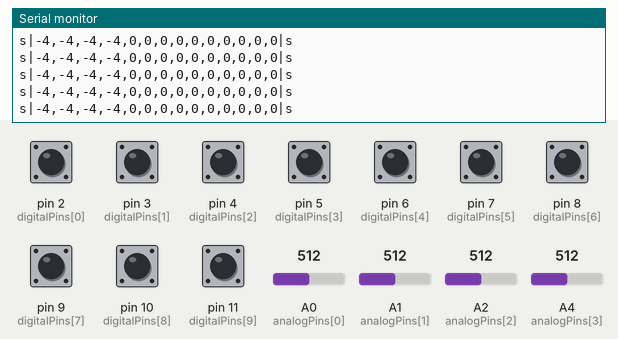
A sketch run on a simulated Arduino Uno, built with avr-gcc and run on an emulated ATmega328P. On the bench: the last lines printed to the serial monitor. The test bench sets the inputs (shaded band); at power-on: pin 2 (digitalPins[0]), pin 3 (digitalPins[1]), pin 4 (digitalPins[2]), pin 5 (digitalPins[3]), pin 6 (digitalPins[4]), pin 7 (digitalPins[5]), pin 8 (digitalPins[6]), pin 9 (digitalPins[7]), pin 10 (digitalPins[8]), pin 11 (digitalPins[9]) HIGH, A0 (analogPins[0]) = 512, A4 (analogPins[3]) = 512, A1 (analogPins[1]) = 512, A2 (analogPins[2]) = 512.

Above: at 1.2 s.
1.3 s: A0 (analogPins[0]) set to 535
At 1.36 s:
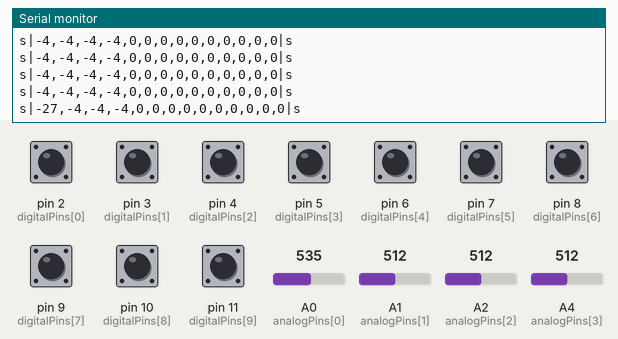
13.3 s: A4 (analogPins[3]) set to 525
At 13.31 s:
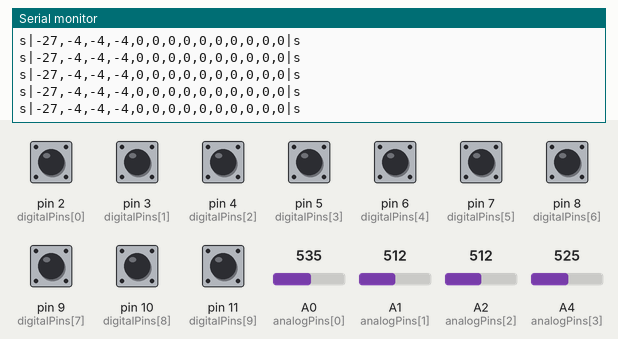

The sketch:

arduino.ino
```cpp
int digitalPins[] = {2, 3, 4, 5, 6, 7, 8, 9, 10, 11};
int analogPins[] = {A0, A1, A2, A4}; //a3 no anda


void setup()
{
  Serial.begin(9600);

    for (int i = 0; i < sizeof(digitalPins); i++)
    {
        pinMode(digitalPins[i], INPUT_PULLUP);
    }
}

void loop()
{
  //String data = "";
  String data = "s|";
  //String data = "[";


  // Leer pines analógicos  (el sizeof / size of es porque c++ lee el tamano en bytes y no cant de elementos)
  for (int i = 0; i < sizeof(analogPins)  / sizeof(analogPins[0]) ; i++)
  {
    // hace falta revertir las coordenadas de uno de los joysticks por la forma del circuito
    // ahora tambien las coordenadas del otro

    /*
    if (i == 0 || i == 1) // si estamos en la primera o segunda iteracion (js 1)
    {
      data += (1023 - analogRead(analogPins[i])) - 515;
    } else {
      data += analogRead(analogPins[i]) - 515;
    }

    */

    data += (1023 - analogRead(analogPins[i])) - 515;

    if (i < sizeof(analogPins) / sizeof(analogPins[0]) -1);
    {
      data += ",";
    }
  }

  // Leer pines digitales (deben ser revertidos porque uso la resistencia interna pullup)
  for (int i = 0; i < sizeof(digitalPins)  / sizeof(digitalPins[0]); i++)
  {
    // invierte los valores por el pullup
    if ((digitalRead(digitalPins[i]) == HIGH))
    {
      data += false;
    } else {
      data += true;
    }

    if (i < sizeof(digitalPins) / sizeof(digitalPins[0]) -1)
    {
      data += ",";
    }
  }
  data += "|s";
  //data += "]";
  Serial.println(data);


  delay(50);
}
```

Measured:
- after the input at 1.3 s, the serial monitor: prints a new line after 0.05 s (image 1)
